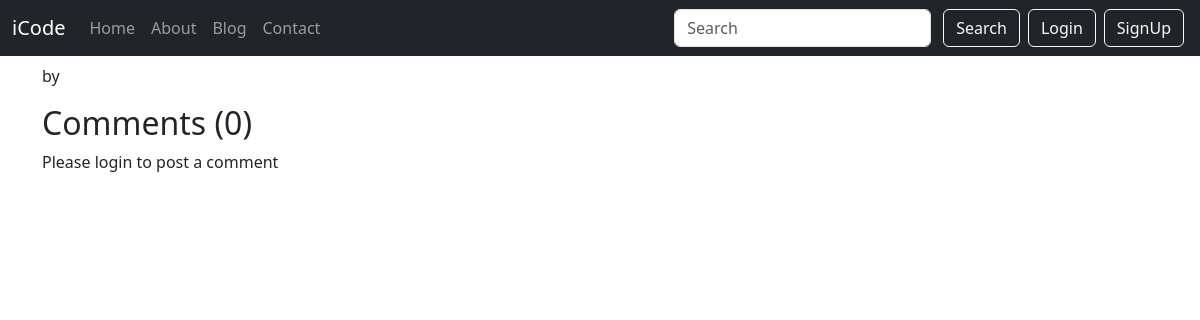
/blog/first-test-post, run on an earlier commit of the app's database.
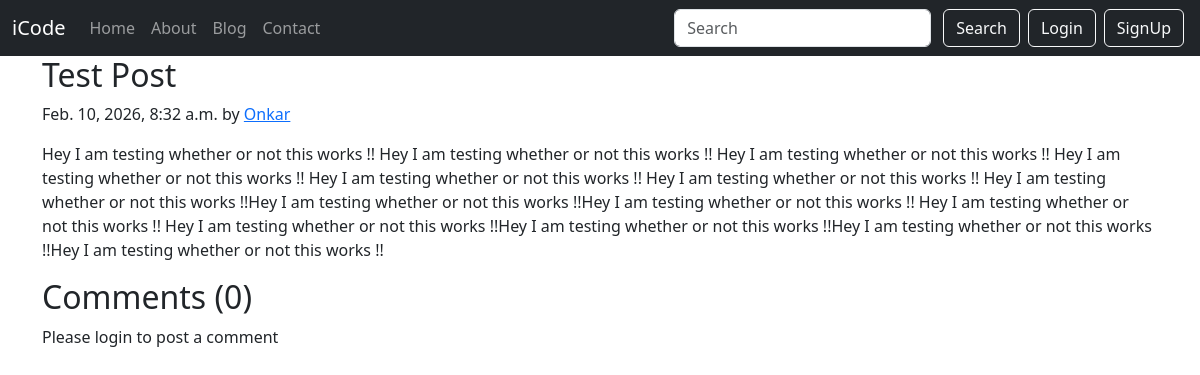
And on a later commit of the database.
### blog/models.py (models this page shows, shortened)
class Post(models.Model):
    sno = models.AutoField(primary_key=True)
    title = models.CharField(max_length=255)
    content = models.TextField()
    author = models.CharField(max_length=13)
    slug = models.CharField(max_length=130)
    timeStamp = models.DateTimeField(blank=True)

### blog/views.py (the view)
# urls.py: path('<str:slug>', views.blogPost, name='blogPost'),
def blogPost(request, slug):
    post = Post.objects.filter(slug=slug).first()
    comments = BlogComment.objects.filter(post=post, parent=None)
    replies = BlogComment.objects.filter(post=post).exclude(parent=None)
    replyDict = {}
    for reply in replies:
        if reply.parent.sno not in replyDict.keys():
            replyDict[reply.parent.sno] = [reply]
        else:
            replyDict[reply.parent.sno].append(reply)
    context = {'post':post, 'comments':comments, 'user':request.user, 'replyDict':replyDict}
    return render(request, 'blog/blogPost.html', context)

### templates/blog/blogPost.html (shortened to what this page needs)
{% extends "base.html" %}
{% block body %}
{% load humanize %}
{% load extras %}
<div class="container">
            <h2 class="blog-post-title">{{post.title}}</h2>
            <p class="blog-post-meta">{{post.timeStamp}} by <a href="#">{{post.author}}</a></p>
            <p>{{post.content}}</p>
</div>
<div class="container">
            <h2>Comments ({{comments.count}})</h2>
            <div class="my-2">
            {% if user.is_authenticated %}
            <form action="/blog/postComment" method="post">
                {% csrf_token %}
                <div class="form-group">
                <label for="exampleInputEmail1">Post Comment</label>
                <input type="text" class="form-control" name="comment" placeholder="Enter comment here">
                </div>
                <input type="hidden" name="postSno" value="{{post.sno}}">
                <input type="hidden" name="parentSno" value="">
                <button type="submit" class="btn btn-dark my-sm-2">Submit</button>
            </form>
            {% else %}
            <p>Please login to post a comment</p>
            {% endif %}
            </div>
</div>
{% endblock body %}

What changed in the data, as far as the page shows it:
added Post: title "Test Post", timeStamp "Feb. 10, 2026, 8:32 a.m.", author "Onkar", content "Hey I am testing whether or not this works !! Hey I am testing whether or not this works !! Hey I am testing whether or not this works !! Hey I am testing whether or not this works !! Hey I am testing whether or not this works !! Hey I am testing whether or not this works !! Hey I am testing whether or not this works !!Hey I am testing whether or not this works !!Hey I am testing whether or not this works !! Hey I am testing whether or not this works !! Hey I am testing whether or not this works !!Hey I am testing whether or not this works !!Hey I am testing whether or not this works !!Hey I am testing whether or not this works !!"
